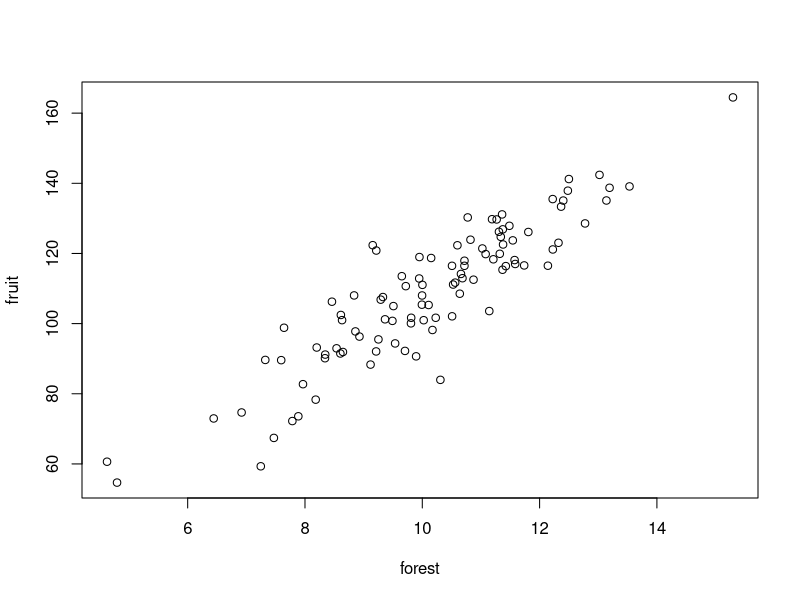
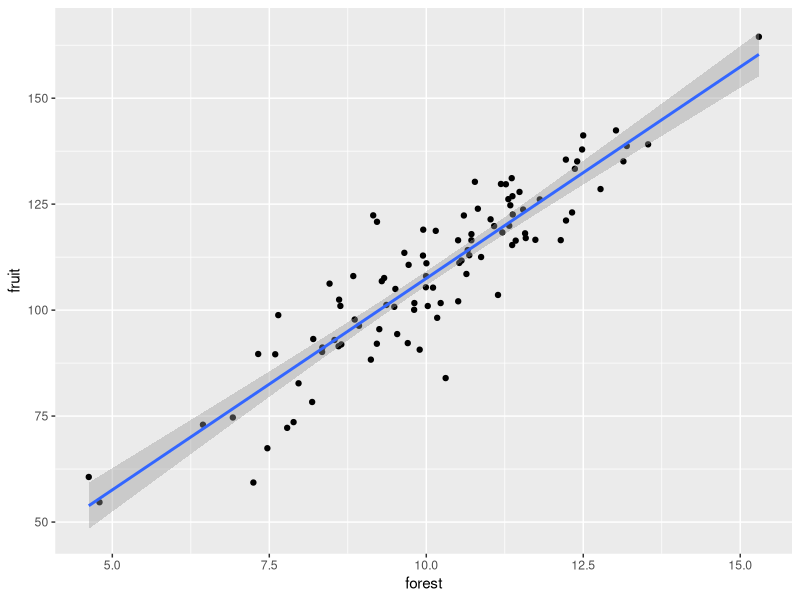
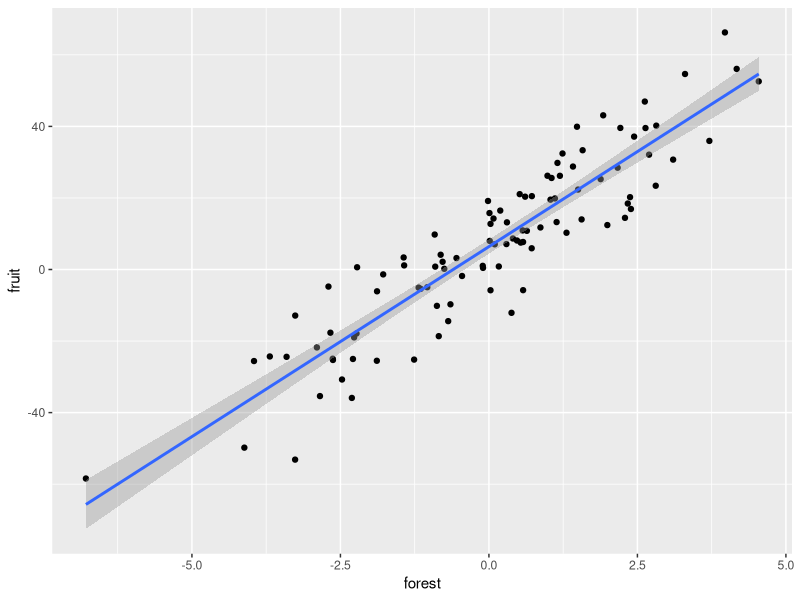
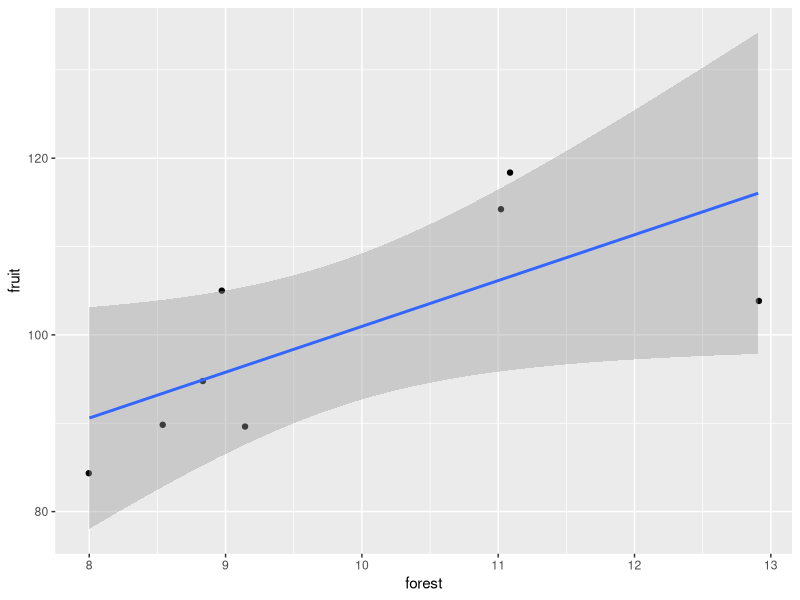
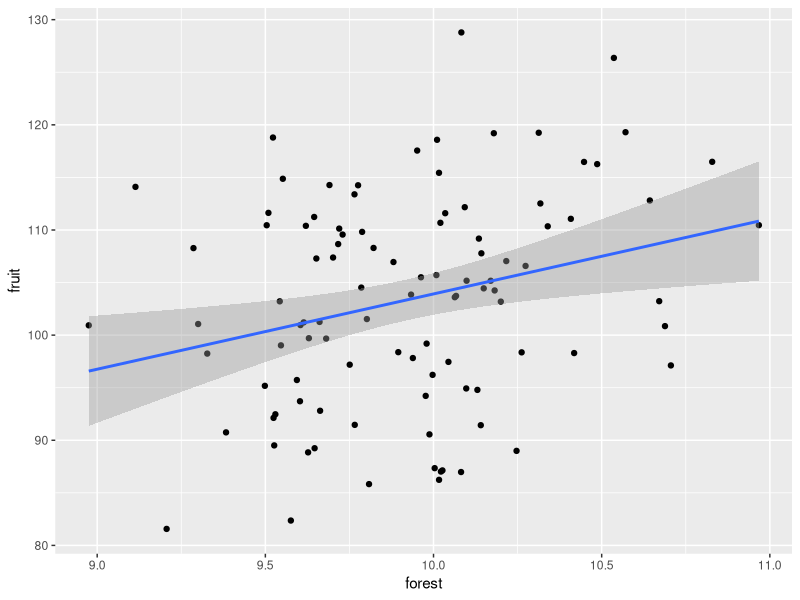

Reproduce these figures in R, in order.
## ---- chunk 1
library(ggplot2)

# Create random data
forest <- rnorm(n=100,mean=10,sd=2) # independent variable
noise <- rnorm(n=100, sd=10) # a noisy linear relationship with x
fruit <- 5.5 + forest*10 + noise # dependent variable

# with basic r
plot(forest,fruit)

# organize data into a dataframe
ID <- seq_len(100) 
regData <- data.frame(ID,forest,fruit)

# peak into the data frame to check
head(regData)
str(regData)
## ---- chunk 2
# simple linear regression
regModel <- lm(fruit ~ forest, regData) 

# regression's stats
summary(regModel)

# plot the data with ggplot2
regPlot <- ggplot(data=regData, aes(x=forest,y=fruit)) +
                 geom_jitter() +
                 stat_smooth(method=lm) 

print(regPlot)
## ---- chunk 3
# change the mean
forest <- rnorm(n=100,mean=0.001,sd=2) 
noise <- rnorm(n=100, sd=10) 
fruit <- 5.5 + forest*10 + noise 

# organize data into a dataframe
ID <- seq_len(100) 
regData <- data.frame(ID,forest,fruit)

# peak into the data frame to check
head(regData)
str(regData)

# simple linear regression
regModel <- lm(fruit ~ forest, regData) 

# regression's stats
summary(regModel)

# plot the data with ggplot2
regPlot <- ggplot(data=regData, aes(x=forest,y=fruit)) +
                 geom_jitter() +
                 stat_smooth(method=lm) 

print(regPlot)
## ---- chunk 4
# decrease sample size
forest <- rnorm(n=8,mean=10,sd=2) 
noise <- rnorm(n=8, sd=10) 
fruit <- 5.5 + forest*10 + noise 

# organize data into a dataframe
ID <- seq_len(8) 
regData <- data.frame(ID,forest,fruit)

# peak into the data frame to check
head(regData)
str(regData)

# simple linear regression
regModel <- lm(fruit ~ forest, regData) 

# regression's stats
summary(regModel)

# plot the data with ggplot2
regPlot <- ggplot(data=regData, aes(x=forest,y=fruit)) +
                 geom_jitter() +
                 stat_smooth(method=lm) 

print(regPlot)
## ---- chunk 5
# change variance
forest <- rnorm(n=100,mean=10,sd=0.4) 
noise <- rnorm(n=100, sd=10) 
fruit <- 5.5 + forest*10 + noise 

# organize data into a dataframe
ID <- seq_len(100) 
regData <- data.frame(ID,forest,fruit)

# peak into the data frame to check
head(regData)
str(regData)

# simple linear regression
regModel <- lm(fruit ~ forest, regData) 

# regression's stats
summary(regModel)

# plot the data with ggplot2
regPlot <- ggplot(data=regData, aes(x=forest,y=fruit)) +
                 geom_jitter() +
                 stat_smooth(method=lm) 

print(regPlot)
